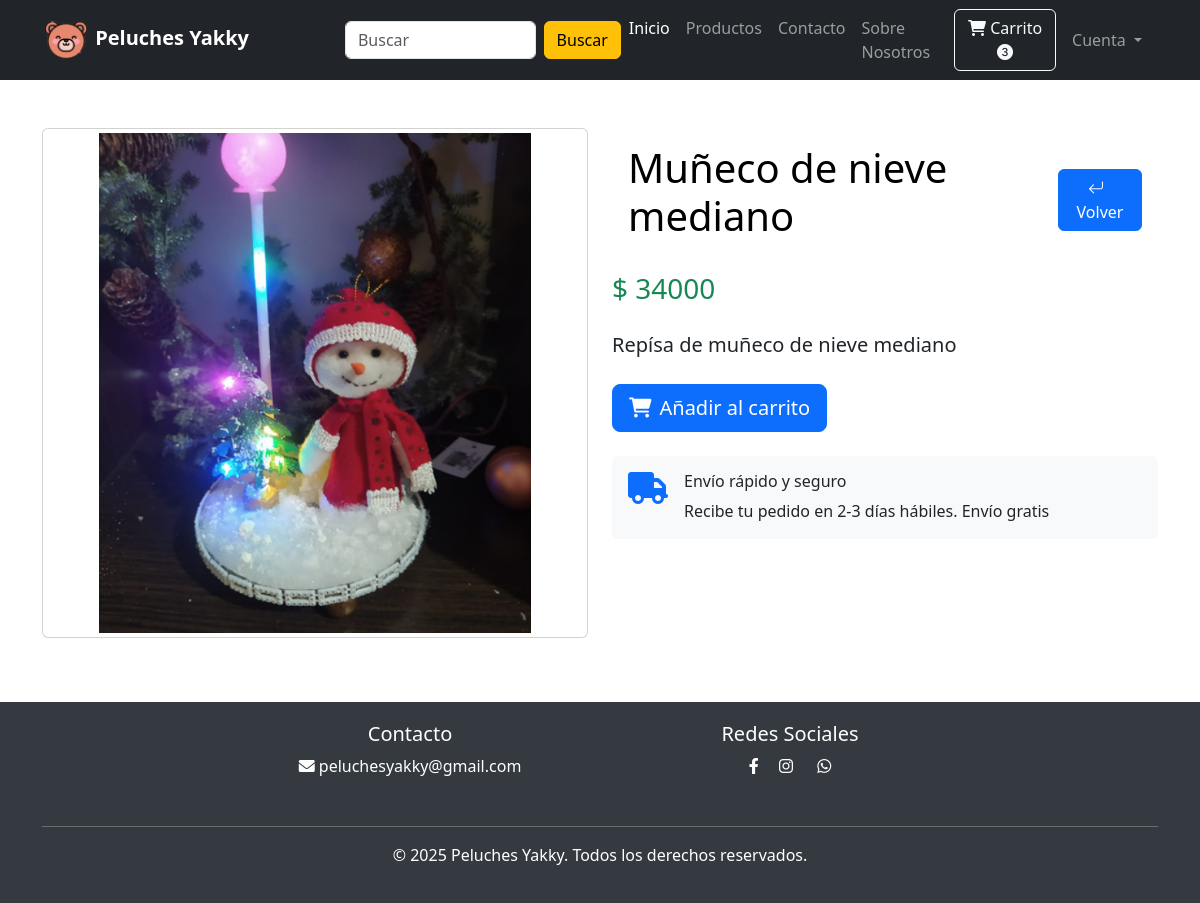
Page /producto/2 (signed in) on the committed database.
### website/models/producto_model.py (models this page shows, shortened)
class Product(db.Model):
    id = db.Column(db.Integer, primary_key=True)
    product_name = db.Column(db.String(100), nullable=False)
    current_price = db.Column(db.Integer, nullable=False)
    precio_costo = db.Column(db.Integer, nullable=False)  # tarea
    previous_price = db.Column(db.Integer, nullable=False)
    in_stock = db.Column(db.Integer, nullable=False)
    product_picture = db.Column(db.String(1000), nullable=False)
    flash_sale = db.Column(db.Boolean, default=False)
    date_added = db.Column(db.DateTime, default=datetime.utcnow)
    descripcion = db.Column(db.String(1000), nullable=False)
    is_deleted = db.Column(db.Boolean, default=False)
    carts = db.relationship(
        "Cart", backref=db.backref("product", lazy=True), cascade="all, delete-orphan"
    )
    orders = db.relationship(
        "Order", backref=db.backref("product", lazy=True), cascade="all, delete-orphan"
    )

### website/views.py (the view)
@views.route("/producto/<int:item_id>")
def producto(item_id):
    producto = Product.query.get(item_id)
    return render_template(
        "producto.html",
        producto=producto,
        cart=(
            Cart.query.filter_by(customer_link=current_user.id).all()
            if current_user.is_authenticated
            else []
        ),
    )

### website/models/customer_model.py (called while the page is built)
    @property
    def is_authenticated(self):
        return True  # Para usuarios reales siempre True

### website/templates/producto.html (shortened to what this page needs)
{% extends 'index.html' %}
{% block body %}
<main class="container my-5">
    <div class="row">
        <div class="col-md-6 hover-effect">
            <div class="card mb-3 p-1">
                <img src="../{{ producto.product_picture}} " class="card-img-top"
                    style="height: 500px; object-fit: contain;">
            </div>
        </div>
        <div class="col-md-6">
            <div class="d-flex justify-content-between align-items-center m-3">
                <h1 class="text-black mb-3">
                    {{producto.product_name}}
                </h1>
                <div class="d-flex gap-3"><button onclick="window.location.href='/'" class="btn btn-primary">
                        <i class="bi bi-arrow-return-left me-2  "></i>Volver
                    </button>
                </div>
            </div>
            <h3 class="text-success mb-4">$ {{producto.current_price}} </h3>
            <div class="mb-4">
                <p class="lead"> {{producto.descripcion}} </p>
            </div>
            <div class="d-grid gap-2 d-md-flex">
                <a class="btn btn-primary btn-lg me-md-2" href="/agregar-carrito/{{ producto.id }}">
                    <i class="fas fa-shopping-cart me-2"></i>Añadir al carrito
                </a>
            </div>
            <div class="mt-4 p-3 bg-light rounded">
                <div class="d-flex">
                    <div class="me-3 text-primary">
                        <i class="fas fa-truck fa-2x"></i>
                    </div>
                    <div>
                        <h6>Envío rápido y seguro</h6>
                        <p class="mb-0">Recibe tu pedido en 2-3 días hábiles. Envío gratis</p>
                    </div>
                </div>
            </div>
        </div>
    </div>
</main>
{% endblock %}

### website/templates/producto.html (style rules this page uses)
.hover-effect { transition: transform 0.3s, box-shadow 0.3s; }

### rows in the picture
Product: product_picture (picture), product_name "Muñeco de nieve mediano", current_price "34000", descripcion "Repísa de muñeco de nieve mediano"
